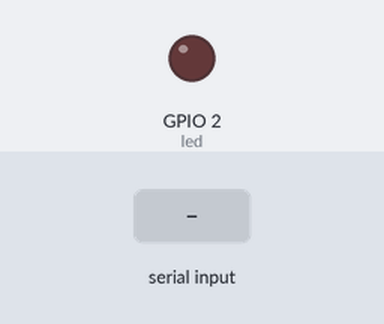
The program below on a simulated ESP32 board running MicroPython. On the bench: output pins drawn as LEDs (lit = HIGH). Wiring (from the project's diagram.json): red LED on GPIO 2. Dashed ring = blinking. The test bench sets the inputs (shaded band). The clock reads 2024-03-15 10:24:30 at power-on unless the program sets it; files the program writes start out absent; what the program prints to the serial console is not drawn.

Above: at 1.2 s.
1.3 s: "secret_" typed at the serial console, then Enter
At 9.06 s:
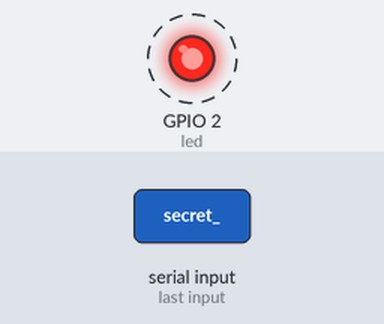
Timing chart, 0 to 11.4 s (numbered marks = the images above; inputs shaded):
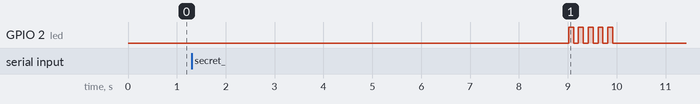

The program:

main.py
```python
# File Integrity Monitor (Auto-Heal + Restored Hash Display)
import uos as os
import sys
import time
import hashlib
import ubinascii

try:
    import machine
except ImportError:
    machine = None

# ---------- Configuration ----------
TARGET_FILE = "secret.txt"
LOG_FILE = "security_log.txt"
BACKUP_DIR = "backups"
CHECK_INTERVAL_SECONDS = 2
KEEP_BACKUPS = 3
LED_PIN = 2
LED_ACTIVE_LOW = False

# Simulation Settings
SIMULATED_ATTACK_SECONDS = 8
SIMULATED_ATTACK_PAYLOAD = "HACKED BY GHOST!\n"
# -----------------------------------

def fmt_two(n):
    return "{:02d}".format(n)

def now_ts():
    try:
        t = time.localtime()
        return "{}-{}-{} {}:{}:{}".format(t[0], fmt_two(t[1]), fmt_two(t[2]),
                                          fmt_two(t[3]), fmt_two(t[4]), fmt_two(t[5]))
    except Exception:
        return str(time.time())

def ts_for_filename():
    try:
        t = time.localtime()
        return "{}{}{}_{}{}{}".format(t[0], fmt_two(t[1]), fmt_two(t[2]),
                                      fmt_two(t[3]), fmt_two(t[4]), fmt_two(t[5]))
    except Exception:
        return str(int(time.time()))

def log_event(message):
    timestamp = now_ts()
    line = "{} - {}\n".format(timestamp, message)
    print("[LOG] " + line.strip())
    try:
        with open(LOG_FILE, "a") as f:
            f.write(line)
    except Exception:
        pass

def ensure_backup_dir():
    try:
        if BACKUP_DIR not in os.listdir():
            os.mkdir(BACKUP_DIR)
    except Exception:
        pass

def calculate_hash(filename):
    """Calculates SHA256 hash of the file."""
    try:
        h = hashlib.sha256()
        with open(filename, "rb") as f:
            while True:
                chunk = f.read(1024)
                if not chunk:
                    break
                h.update(chunk)
        return ubinascii.hexlify(h.digest()).decode()
    except Exception:
        return None

def create_backup():
    ensure_backup_dir()
    ts = ts_for_filename()
    bname = "{}_{}".format("secret", ts)
    dest = BACKUP_DIR + "/" + bname
    try:
        with open(TARGET_FILE, "rb") as src:
            data = src.read()
        with open(dest, "wb") as dst:
            dst.write(data)
        log_event("Backup created: {}".format(dest))
        return dest
    except Exception as e:
        log_event("Backup FAILED: {}".format(e))
        return None

def restore_latest_backup():
    try:
        backups = sorted([fn for fn in os.listdir(BACKUP_DIR) if fn.startswith("secret_")])
        if not backups:
            log_event("No backups available to restore.")
            return False
        latest = backups[-1]
        src = BACKUP_DIR + "/" + latest
        with open(src, "rb") as s:
            data = s.read()

        # Restore the file
        with open(TARGET_FILE, "wb") as t:
            t.write(data)

        # --- New update: Calculate and print the hash of the restored file ---
        restored_hash = calculate_hash(TARGET_FILE)
        log_event("Restored from: {} | Hash: {}".format(src, restored_hash))
        print(">> [CONFIRMATION] Restored File Hash: {}".format(restored_hash))
        # -----------------------------------------------------

        return True
    except Exception as e:
        log_event("Restore FAILED: {}".format(e))
        return False

led = None
def led_init():
    global led
    if machine is None: return
    try:
        led = machine.Pin(LED_PIN, machine.Pin.OUT)
        led.value(0)
    except Exception: pass

def led_blink(times=3, delay=0.15):
    if not led: return
    for _ in range(times):
        led.value(1); time.sleep(delay)
        led.value(0); time.sleep(delay)

# ---------- Main flow ----------
print("\n--- IOT - FIM ---\n")

# Write the initial content
print("Type secret content (or press Enter): ", end="")
try:
    user_text = input()
    if not user_text: user_text = "My Super Secret Data"
except Exception:
    user_text = "My Super Secret Data"

try:
    with open(TARGET_FILE, "w") as f:
        f.write(user_text)
    log_event("User content saved.")
except Exception as e:
    print("Error:", e)
    sys.exit()

ensure_backup_dir()
create_backup()
baseline_hash = calculate_hash(TARGET_FILE)
log_event("Baseline hash: {}".format(baseline_hash))

# Enable automatic self-repair
self_heal = True
log_event("Self-heal: ENABLED (Auto)")

led_init()
print("\nMonitoring started. Attack in {}s...".format(SIMULATED_ATTACK_SECONDS))

start_time = time.time()
simulated_attack_done = False
last_check = time.time()

try:
    while True:
        now = time.time()

        #SIMULATION
        if (not simulated_attack_done) and (now - start_time >= SIMULATED_ATTACK_SECONDS):
            print("\n[SIMULATION] Attacking file now...")
            try:
                with open(TARGET_FILE, "w") as f:
                    f.write(SIMULATED_ATTACK_PAYLOAD)
                log_event("SIMULATION: File hacked.")
            except Exception as e:
                print("Attack failed:", e)
            simulated_attack_done = True

        # Checking
        if now - last_check >= CHECK_INTERVAL_SECONDS:
            current_hash = calculate_hash(TARGET_FILE)

            if current_hash is None:
                print("ALERT: File missing!")
                if self_heal:
                    restore_latest_backup()

            elif current_hash != baseline_hash:
                print("\n" + "!"*50)
                print("🚨 ALERT! TAMPER DETECTED")
                print("Baseline: {}".format(baseline_hash))
                print("Current : {}".format(current_hash))

                led_blink(5, 0.1)

                if self_heal:
                    print(">> Auto-Heal Triggered: Restoring backup...")
                    time.sleep(1.5)
                    if restore_latest_backup():
                        print(">> SUCCESS: System Healed. ✅")
                        # Update the current hash
                        current_hash = calculate_hash(TARGET_FILE)
                    else:
                        print(">> FAIL: Restore failed.")

                print("!"*50 + "\n")
            else:
                sys.stdout.write(".")

            last_check = now
        time.sleep(0.1)

except KeyboardInterrupt:
    print("\nStopped.")
```

Measured:
- after the input at 1.3 s, GPIO 2 (led): alternates HIGH for 0.10 s and LOW for 0.10 s, 10 changes in all, then stays LOW, starting after 7.7 s
